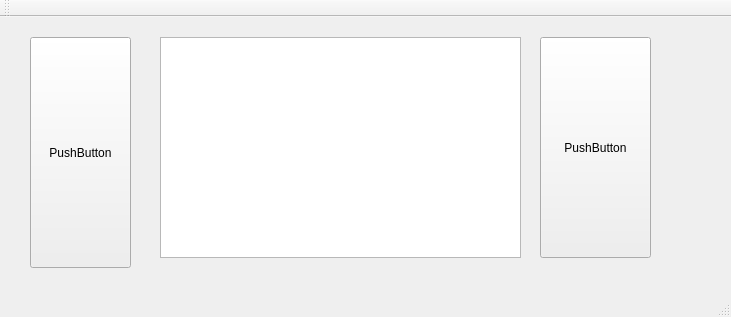
<?xml version="1.0" encoding="UTF-8"?>
<ui version="4.0">
 <class>MainWindow</class>
 <widget class="QMainWindow" name="MainWindow">
  <property name="geometry">
   <rect>
    <x>0</x>
    <y>0</y>
    <width>731</width>
    <height>317</height>
   </rect>
  </property>
  <property name="windowTitle">
   <string>MainWindow</string>
  </property>
  <widget class="QWidget" name="centralWidget">
   <widget class="QPushButton" name="pushButton">
    <property name="geometry">
     <rect>
      <x>30</x>
      <y>20</y>
      <width>101</width>
      <height>231</height>
     </rect>
    </property>
    <property name="text">
     <string>PushButton</string>
    </property>
   </widget>
   <widget class="QPushButton" name="pushButton_2">
    <property name="geometry">
     <rect>
      <x>540</x>
      <y>20</y>
      <width>111</width>
      <height>221</height>
     </rect>
    </property>
    <property name="text">
     <string>PushButton</string>
    </property>
   </widget>
   <widget class="QTextEdit" name="textEdit">
    <property name="geometry">
     <rect>
      <x>160</x>
      <y>20</y>
      <width>361</width>
      <height>221</height>
     </rect>
    </property>
   </widget>
  </widget>
  <widget class="QMenuBar" name="menuBar">
   <property name="geometry">
    <rect>
     <x>0</x>
     <y>0</y>
     <width>731</width>
     <height>30</height>
    </rect>
   </property>
  </widget>
  <widget class="QToolBar" name="mainToolBar">
   <attribute name="toolBarArea">
    <enum>TopToolBarArea</enum>
   </attribute>
   <attribute name="toolBarBreak">
    <bool>false</bool>
   </attribute>
  </widget>
  <widget class="QStatusBar" name="statusBar"/>
 </widget>
 <layoutdefault spacing="6" margin="11"/>
 <resources/>
 <connections/>
</ui>
